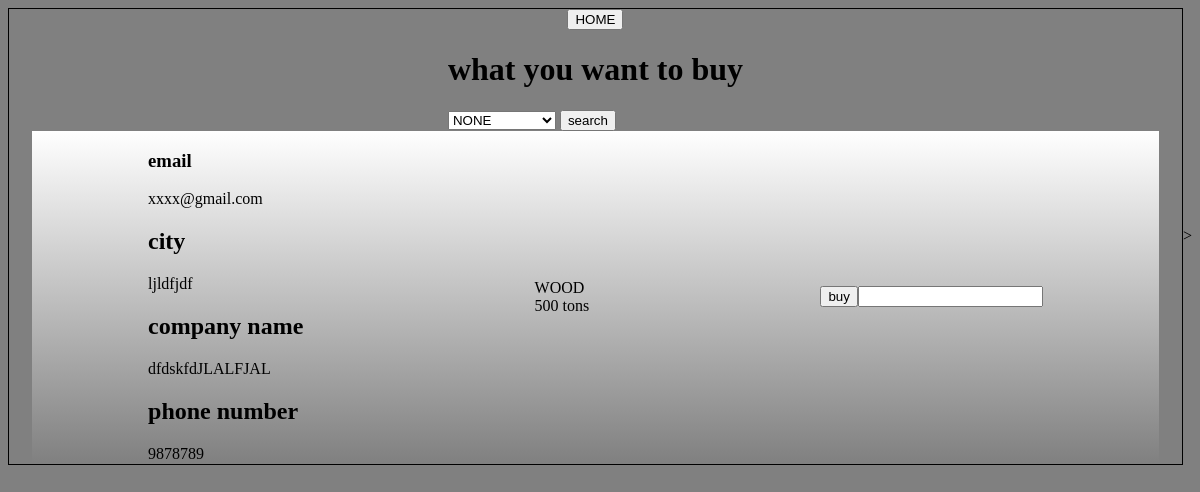
Page /buyResult.php?productName=WOOD on the committed database.
### tables this page shows
CREATE TABLE `productinfo` (
  `sellerId` int(11) NOT NULL,
  `productName` varchar(100) NOT NULL,
  `productAmount` int(11) NOT NULL
);

CREATE TABLE `sellers` (
  `sellerId` int(11) NOT NULL,
  `firstName` varchar(50) NOT NULL,
  `lastName` varchar(50) NOT NULL,
  `email` varchar(50) NOT NULL,
  `phoneNumber` int(12) NOT NULL,
  `companyName` varchar(70) NOT NULL,
  `city` varchar(100) NOT NULL,
  `area` varchar(50) NOT NULL,
  `zipCode` int(10) NOT NULL,
  `street` varchar(70) NOT NULL,
  `password` varchar(11) NOT NULL
);

### buyResult.php (the view, shortened to what this page needs)
<?php
		$conn= new mysqli('localhost','root','','wasterecycle');
	$productName=$_GET['productName'];
?>
<!DOCTYPE html>
<html>
<head>
	<link rel="stylesheet" type="text/css" href="../css/buyResults.css">
</head>
<body>
<div class="wrapper">
	<div class="header">
			<a href="main.php"><button>HOME</button></a>
		</div>
	<form class="buyersForm" method="get"  action="buyResult.php">
					<h1>what you want to buy</h1>
					<select name="productName">
						<option>NONE</option>
					</select>
					<input type="submit" name="submit" value="search">
				</form>
	<?php
	$sql="SELECT sellerId,productName,productAmount FROM productinfo WHERE productName='$productName' ";
	if($query=$conn->query($sql))
    {
    	if($query->num_rows)
    	{
        	 	while($data=$query->fetch_array())
        			{
        				$id=$data['sellerId'];
        				$sql1="SELECT email,phoneNumber,companyName,city,productName,productAmount FROM sellers,productinfo WHERE sellers.sellerId=productinfo.sellerId AND sellers.sellerId='$id'";
        				if($query1=$conn->query($sql1))
        				{
        					$data1=$query1->fetch_assoc();
        				echo "<div class='sellerDetails'>";
        					echo "<div class='sellerInformation'>";
        						echo "<h3>email</h3>".$data1['email'];
        						echo "<h2>city</h2>".$data1['city'];
        						echo "<h2>company name</h2>".$data1['companyName'];
        						echo "<h2>phone number</h2>".$data1['phoneNumber'];
        					echo "</div>";
        					echo "<div class='productInformation'>";
        						echo $data1['productName'];
        						echo "<br/>";
        						echo $data1['productAmount']." "."tons";
        					echo "</div>";
        					echo "<div class=''>";
        						echo '<button>buy</button>';
        						echo "<input type='number' max='200'>";
        					echo "</div>";
        				echo "</div>";
        				}else{
        					echo "failed";
        				}
        			}
    	}else
    	{
    		echo 'no is selling these peoducts';
    	}
    }
?>
</div>>
</body>
</html>

### buyResults.css (style rules this page uses)
body { background-color: gray; display: flex; justify-content: center; align-items: center }
.wrapper { width: 100%; height: auto; border: 1px solid black; display: flex; flex-direction: column; justify-content: space-around; align-items: center; }
.sellerDetails { width: 96%; border-bottom:1px solid gray; background:linear-gradient(white,gray); display: flex; justify-content: space-around; align-items: center; animation: apper 0.5s ease-in-out; }

### rows in the picture
productinfo: sellerId.email "xxxx@gmail.com", sellerId.city "ljldfjdf", sellerId.companyName "dfdskfdJLALFJAL", sellerId.phoneNumber "9878789", productName "WOOD", productAmount "500"
